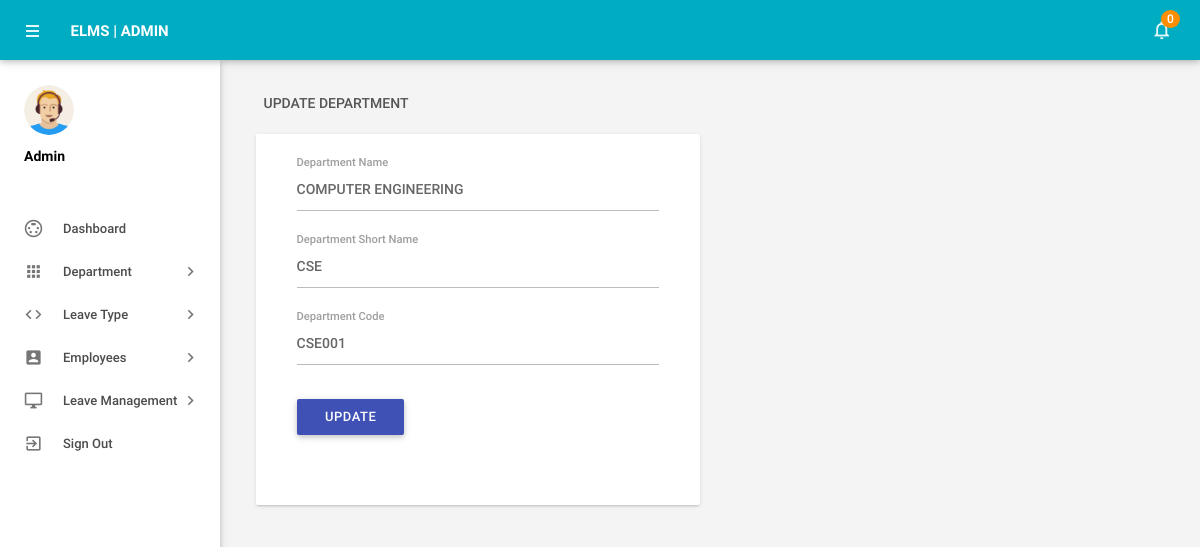
Screenshot of /admin/editdepartment.php?deptid=1 (signed in) with the database file from the repository.
### tables this page shows
CREATE TABLE `tbldepartments` (
  `id` int(11) NOT NULL,
  `DepartmentName` varchar(150) DEFAULT NULL,
  `DepartmentShortName` varchar(100) NOT NULL,
  `DepartmentCode` varchar(50) DEFAULT NULL,
  `CreationDate` timestamp NULL DEFAULT CURRENT_TIMESTAMP
);

### admin/editdepartment.php (the view, shortened to what this page needs)
<?php
include('includes/config.php');
if(strlen($_SESSION['alogin'])==0)
    {
header('location:index.php');
}
else{
    ?>
<!DOCTYPE html>
<html lang="en">
    <head>
        <link type="text/css" rel="stylesheet" href="../assets/plugins/materialize/css/materialize.min.css"/>
        <link href="../assets/plugins/material-preloader/css/materialPreloader.min.css" rel="stylesheet">
        <link href="../assets/css/alpha.min.css" rel="stylesheet" type="text/css"/>
        <link href="../assets/css/custom.css" rel="stylesheet" type="text/css"/>
    </head>
    <body>
  <?php include('includes/header.php');?>
       <?php include('includes/sidebar.php');?>
            <main class="mn-inner">
                <div class="row">
                    <div class="col s12">
                        <div class="page-title">Update Department</div>
                    </div>
                    <div class="col s12 m12 l6">
                        <div class="card">
                            <div class="card-content">
                                <div class="row">
                                    <form class="col s12" name="chngpwd" method="post">
<?php
$did=intval($_GET['deptid']);
$sql = "SELECT * from tbldepartments WHERE id=:did";
$query = $dbh -> prepare($sql);
$query->bindParam(':did',$did,PDO::PARAM_STR);
$query->execute();
$results=$query->fetchAll(PDO::FETCH_OBJ);
if($query->rowCount() > 0)
{
foreach($results as $result)
{               ?>
                                        <div class="row">
                                            <div class="input-field col s12">
<input id="departmentname" type="text"  class="validate" autocomplete="off" name="departmentname" value="<?php echo htmlentities($result->DepartmentName);?>"  required>
                                                <label for="deptname">Department Name</label>
                                            </div>
          <div class="input-field col s12">
<input id="departmentshortname" type="text"  class="validate" autocomplete="off" value="<?php echo htmlentities($result->DepartmentShortName);?>" name="departmentshortname"  required>
                                                <label for="deptshortname">Department Short Name</label>
                                            </div>
  <div class="input-field col s12">
 <input id="deptcode" type="text" name="deptcode" class="validate" autocomplete="off" value="<?php echo htmlentities($result->DepartmentCode);?>" required>
                                                <label for="password">Department Code</label>
                                            </div>
<?php }} ?>
<div class="input-field col s12">
<button type="submit" name="update" class="waves-effect waves-light btn indigo m-b-xs">UPDATE</button>
</div>
                                        </div>
                                    </form>
                                </div>
                            </div>
                        </div>
                    </div>
                </div>
            </main>
        </div>
        <div class="left-sidebar-hover"></div>
    </body>
</html>
<?php } ?>

### rows the page displays
tbldepartments: departmentname "COMPUTER ENGINEERING", departmentshortname "CSE", deptcode "CSE001"

### other values shown
$unreadcount "0"
